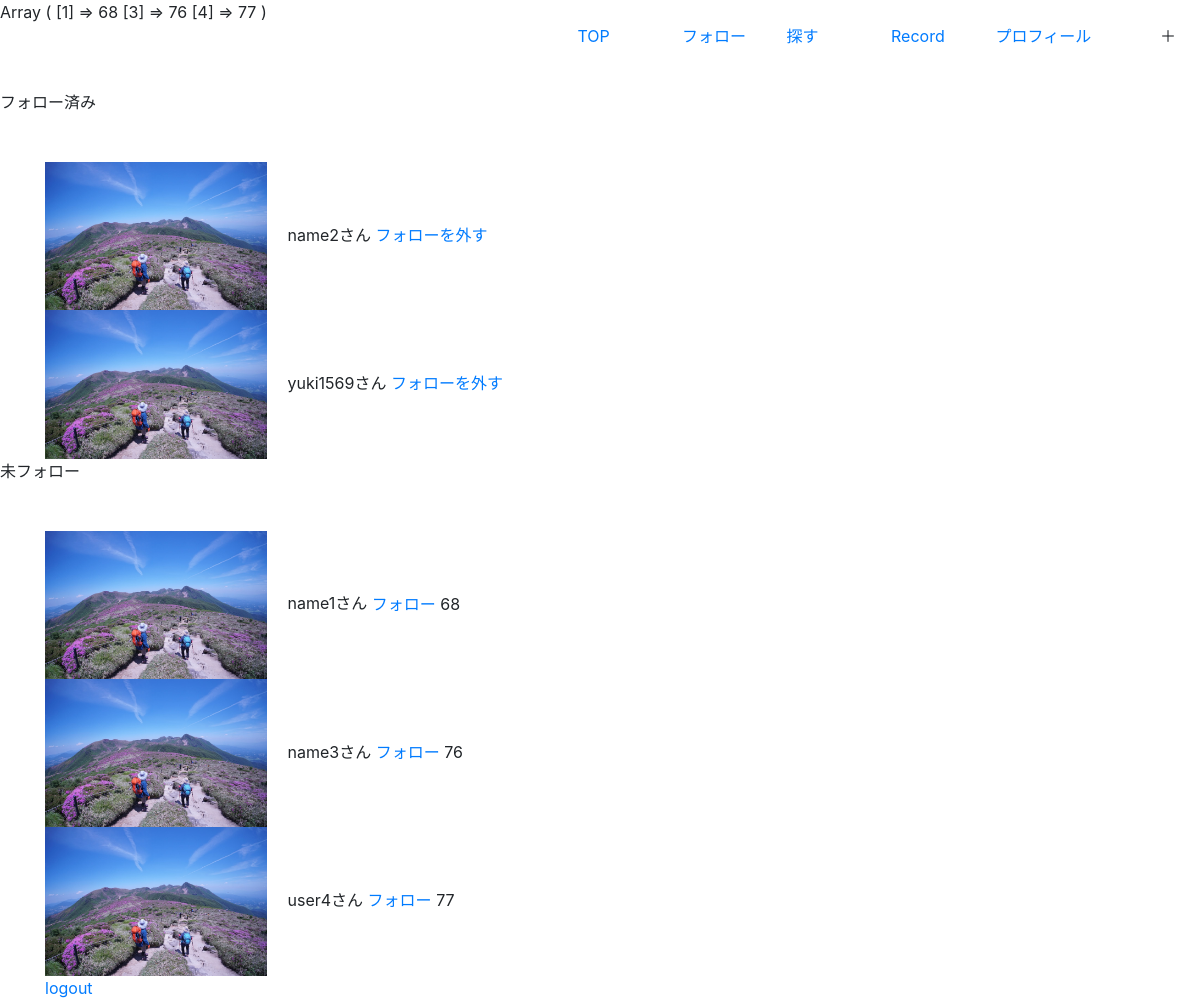
Page /find_page.php (signed in) on the committed database.
### tables this page shows
CREATE TABLE `users_table` (
  `id` int(12) NOT NULL,
  `username` varchar(128) NOT NULL,
  `password` varchar(128) NOT NULL,
  `is_admin` int(1) NOT NULL,
  `is_deleted` int(1) NOT NULL,
  `created_at` datetime NOT NULL,
  `updated_at` datetime NOT NULL,
  `user_image` varchar(256) NOT NULL
);

### find_page.php (the view, shortened to what this page needs)
<?php
$pdo = connect_to_db();
$user_id = $_SESSION["user_id"];
$sql = 'SELECT * FROM follow_table
INNER JOIN users_table ON
follow_table.follow_user_id = users_table.id
WHERE follow_table.user_id = :user_id
ORDER BY users_table.created_at DESC';
$stmt = $pdo->prepare($sql);
$stmt->bindValue(':user_id', $user_id, PDO::PARAM_INT);
$stmt->execute();
$records = $stmt->fetchAll();
$sql = 'SELECT * FROM users_table
WHERE id != :user_id
ORDER BY users_table.created_at DESC
';
$stmt = $pdo->prepare($sql);
$stmt->bindValue(':user_id', $user_id, PDO::PARAM_INT);
$stmt->execute();
$users_data = $stmt->fetchAll();
$sql = 'SELECT * FROM follow_table WHERE user_id = :user_id
';
$stmt = $pdo->prepare($sql);
$stmt->bindValue(':user_id', $user_id, PDO::PARAM_INT);
$stmt->execute();
$follow_data = $stmt->fetchAll();
$users_column = [];
foreach ($users_data as $user) {
  array_push($users_column, $user['id']);
}
$follow_column = [];
foreach ($follow_data as $follow) {
  array_push($follow_column, $follow['follow_user_id']);
}
foreach ($follow_column as $follow) {
  while (($index = array_search($follow, $users_column, true)) !== false) {
    unset($users_column[$index]);
  }
}
print_r($users_column);
?>
<!DOCTYPE html>
<html lang="ja">
<head>
  <!DOCTYPE html>
  <html lang="ja">
  <link rel="stylesheet" href="css/panel-btn-icon.css">
  <link rel="stylesheet" href="css/panel-menu.css">
  <link rel="stylesheet" href="css/styles.css">
  <link rel="stylesheet" href="https://stackpath.bootstrapcdn.com/bootstrap/4.3.1/css/bootstrap.min.css">
  <link rel="stylesheet" href="https://use.fontawesome.com/releases/v5.7.2/css/all.css">
</head>
<body>
  <div id="navbar">
    <ul>
      <li><a href="input.php">TOP</a></li>
      <li><a href="follow_page.php">フォロー</a></li>
      <li><a href="follow_page.php">探す</a></li>
      <li><a href="data.php">Record</a></li>
      <li><a href="profile_edit.php">プロフィール</a></li>
      <li><a id="panel-btn" style="display:block;">＋</a></li>
    </ul>
  </div>
  <p>フォロー済み</p>
  <div class="container mt-5">
    <?php for ($i = 0; $i < count($records); $i++) : ?>
      <div class="">
        <?php if ($records[$i]['user_image'] == '') : ?>
          <a class="modal-btn">
            <img src="images\383412829600d8f5e9985a0.99691526.JPG" width="20%" height="auto" class="mr-3">
          </a>
        <?php else : ?>
          <a class="modal-btn">
            <img src="images/<?php echo $records[$i]['image_name']; ?>" data-id="<?= $records[$i]['image_id'] ?>" width="100%" height="auto" class="mr-3">
          </a>
        <?php endif; ?>
        <p style="display:inline"><?php echo $records[$i]['username'] ?>さん</p>
        <a href="execution.php/unfollow_act.php?id=<?= $records[$i]["id"]; ?>">フォローを外す</a>
      </div>
    <?php endfor; ?>
  </div>
  <p>未フォロー</p>
  <div class="container mt-5">
    <?php for ($i = 0; $i < count($users_data); $i++) : ?>
      <div class="">
        <?php foreach ($users_column as $nofollow_user) : ?>
          <?php if ($users_data[$i]['id'] == $nofollow_user) : ?>
            <?php if ($users_data[$i]['user_image'] == '') : ?>
              <a class="modal-btn">
                <img src="images\383412829600d8f5e9985a0.99691526.JPG" width="20%" height="auto" class="mr-3">
              </a>
            <?php else : ?>
              <a class="modal-btn">
                <img src="images/<?php echo $users_data[$i]['image_name']; ?>" data-id="<?= $users_data[$i]['image_id'] ?>" width="100%" height="auto" class="mr-3">
              </a>
            <?php endif; ?>
            <p style="display:inline"><?php echo $users_data[$i]['username'] ?>さん</p>
            <a href="execution.php/follow_act.php?id=<?= $users_data[$i]["id"]; ?>">フォロー</a>
            <?PHP echo $users_data[$i]["id"]; ?>
      </div>
    <?php endif; ?>
  <?php endforeach ?>
<?php endfor; ?>
  </div>
  <a href="execution.php/logout.php">logout</a>
</body>
</html>

### css/styles.css (style rules this page uses)
#navbar { display: flex; justify-content: flex-end; }
#navbar li { display: inline-block; width: 100px; height: 50px; }

### rows in the picture
users_table: username "name2"
users_table: username "yuki1569"
users_table: username "name1", id "68"
users_table: username "name3", id "76"
users_table: username "user4", id "77"
